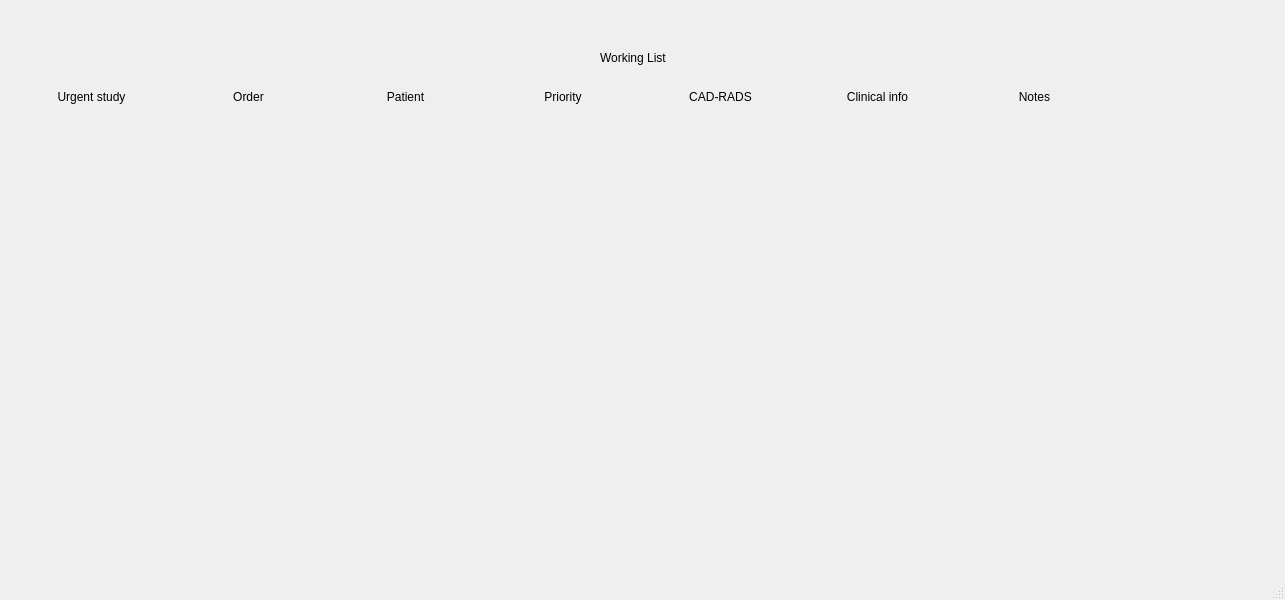
<?xml version="1.0" encoding="UTF-8"?>
<ui version="4.0">
 <class>W</class>
 <widget class="QMainWindow" name="W">
  <property name="geometry">
   <rect>
    <x>0</x>
    <y>0</y>
    <width>1285</width>
    <height>600</height>
   </rect>
  </property>
  <property name="windowTitle">
   <string>MainWindow</string>
  </property>
  <widget class="QWidget" name="centralwidget">
   <widget class="QWidget" name="gridLayoutWidget">
    <property name="geometry">
     <rect>
      <x>16</x>
      <y>90</y>
      <width>1251</width>
      <height>461</height>
     </rect>
    </property>
    <layout class="QGridLayout" name="gridLayout">
     <item row="1" column="7">
      <widget class="QLabel" name="ust">
       <property name="text">
        <string>Clinical info</string>
       </property>
       <property name="alignment">
        <set>Qt::AlignHCenter|Qt::AlignTop</set>
       </property>
      </widget>
     </item>
     <item row="1" column="2">
      <widget class="QLabel" name="urgency">
       <property name="text">
        <string>Urgent study</string>
       </property>
       <property name="alignment">
        <set>Qt::AlignHCenter|Qt::AlignTop</set>
       </property>
      </widget>
     </item>
     <item row="1" column="8">
      <widget class="QLabel" name="info">
       <property name="text">
        <string>Notes</string>
       </property>
       <property name="alignment">
        <set>Qt::AlignHCenter|Qt::AlignTop</set>
       </property>
      </widget>
     </item>
     <item row="1" column="6">
      <widget class="QLabel" name="prepro">
       <property name="text">
        <string>CAD-RADS</string>
       </property>
       <property name="alignment">
        <set>Qt::AlignHCenter|Qt::AlignTop</set>
       </property>
      </widget>
     </item>
     <item row="1" column="3">
      <widget class="QLabel" name="order">
       <property name="text">
        <string>Order</string>
       </property>
       <property name="alignment">
        <set>Qt::AlignHCenter|Qt::AlignTop</set>
       </property>
      </widget>
     </item>
     <item row="1" column="4">
      <widget class="QLabel" name="ident">
       <property name="text">
        <string>Patient</string>
       </property>
       <property name="alignment">
        <set>Qt::AlignHCenter|Qt::AlignTop</set>
       </property>
      </widget>
     </item>
     <item row="1" column="9">
      <widget class="QLabel" name="label_11">
       <property name="text">
        <string/>
       </property>
       <property name="alignment">
        <set>Qt::AlignHCenter|Qt::AlignTop</set>
       </property>
      </widget>
     </item>
     <item row="1" column="5">
      <widget class="QLabel" name="cadrads">
       <property name="text">
        <string>Priority</string>
       </property>
       <property name="alignment">
        <set>Qt::AlignHCenter|Qt::AlignTop</set>
       </property>
      </widget>
     </item>
    </layout>
   </widget>
   <widget class="QLabel" name="label">
    <property name="geometry">
     <rect>
      <x>600</x>
      <y>50</y>
      <width>81</width>
      <height>16</height>
     </rect>
    </property>
    <property name="text">
     <string>Working List</string>
    </property>
   </widget>
  </widget>
  <widget class="QStatusBar" name="statusbar"/>
 </widget>
 <resources/>
 <connections/>
</ui>
